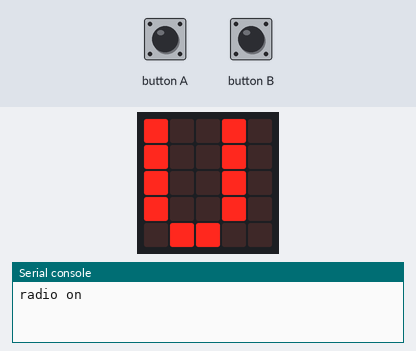
The program below on a simulated BBC micro:bit running MicroPython. On the bench: the board's 5×5 LED display, the last lines printed to the serial console. The test bench sets the inputs (shaded band). No radio messages arrive unless stated (any console line starting 'radio sent:' is added by the test bench).

Above: at 1.2 s.
1.3 s: button A pressed for 0.15 s
At 2.1 s:
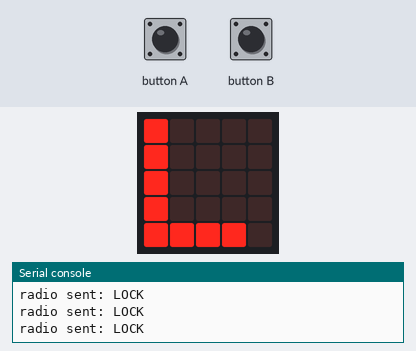
6.0 s: button A pressed for 1 s
At 6.8 s:
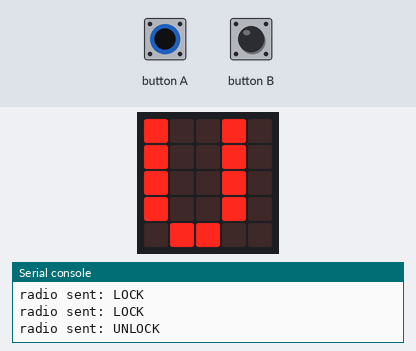
8.5 s: button A pressed for 3.2 s
At 9.9 s:
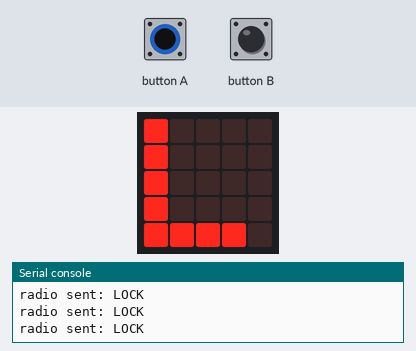
Timing chart, 0 to 11.5 s (numbered marks = the images above; inputs shaded):
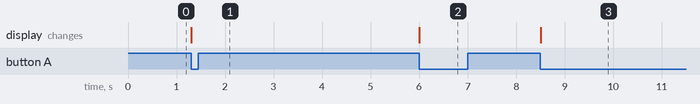

The program:

teacher_mode.py
```python
from microbit import *
from utime import ticks_diff, ticks_ms
import radio

radio.on()
radio.config(length=100)
print('radio on')

state = 'UNLOCK'
last_lock_ping = ticks_ms()
ping_interval = 1000

while True:
    msg = radio.receive()
    display.show(state[0], wait=False, delay=100)

    if msg is not None:
        print(msg)
        display.show(Image.YES, wait=False, delay=100, clear=True)

    if button_a.was_pressed():
        if state == 'UNLOCK':
            state = 'LOCK'
            radio.send('LOCK')
        else:
            state = 'UNLOCK'
            radio.send('UNLOCK')

    if ticks_diff(ticks_ms(), last_lock_ping) > ping_interval:
        if state in ('LOCK'):
            radio.send(state)

    if button_b.was_pressed():
        print('Reset Message Sent')
        radio.send('RESET')
```

Measured:
- after the input at 1.3 s, the display: changes at once (image 1)
- after the input at 6.0 s, the display: changes at once (image 2)
- after the input at 8.5 s, the display: changes at once (image 3)
